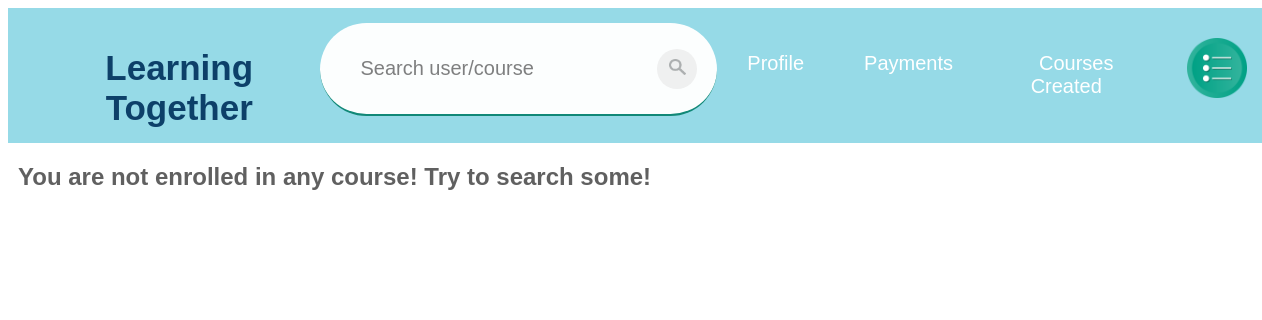
The page /coursesEnrolled (signed in) on the database as committed earlier.
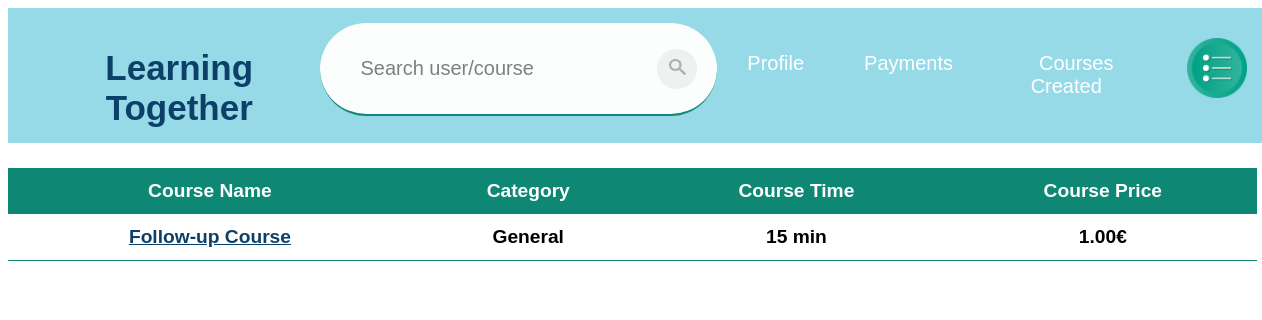
The same page on the database as committed later.
### app/models.py (models this page shows, shortened)
class CoursesEnrolled(models.Model):
    privateId = models.ForeignKey(Private, on_delete=models.CASCADE)
    courseId = models.ForeignKey(Course, on_delete=models.CASCADE)
    paymentMethod = models.ForeignKey(PaymentDetails, on_delete=models.PROTECT, null=True)

class Course(models.Model):
    categoryId = models.ForeignKey(Category, on_delete=models.PROTECT)
    name = models.CharField(max_length=100)
    averageMasterTime = models.SmallIntegerField()
    price = models.DecimalField(max_digits=6, decimal_places=2)
    description = models.CharField(max_length=200, blank=True)
    link = models.CharField(max_length=200, default="")

class Category(models.Model):
    category = models.CharField(max_length=50)

### app/views.py (the view)
# urls.py: path('coursesEnrolled',views.coursesEnrolled,name="coursesEnrolled"),
def coursesEnrolled(request):
    if request.user.is_authenticated:
        profile = models.Profile.objects.filter(userId__exact=request.user.id)
        private = models.Private.objects.filter(profileId__exact=profile[0].id)
        coursesEnrolled = models.CoursesEnrolled.objects.filter(
            privateId__exact=private[0].id)
        return render(request, "app/coursesEnrolled.html", {'coursesEnrolled': coursesEnrolled, 'thisUser': True, 'userId': request.user.id, 'showOptions': True})
    return redirect('home')

### templates/app/coursesEnrolled.html (shortened to what this page needs)
{% extends 'app/base.html' %}
{% block content %}
{% include 'app/navBar.html' with thisUser=thisUser userId=userId showOptions=showOptions %}
{% if not coursesEnrolled %}
    <h2 style="color:rgba(0, 0, 0, 0.623); margin-left: 10px;" >You are not enrolled in any course! Try to search some!</h2>
{% else %}
    <table class="table">
        <thead>
            <th>Course Name</th>
            <th>Category</th>
            <th>Course Time</th>
            <th>Course Price</th>
        </thead>
        {% for courseEnrolled in coursesEnrolled %}
        <tbody>
            <th><a class="pretty" href="../course/{{ courseEnrolled.courseId.id }}">{{ courseEnrolled.courseId.name }}</a></th>
            <th>{{ courseEnrolled.courseId.categoryId.category }}</th>
            <th>{{ courseEnrolled.courseId.averageMasterTime }} min</th>
            <th>{{ courseEnrolled.courseId.price }}€</th>
        </tbody>
        {% endfor %}
    </table>
{% endif %}
{% endblock %}

Rows that differ between the two databases and show on the page:
added CoursesEnrolled: courseId.name "Follow-up Course", courseId.categoryId.category "General", courseId.averageMasterTime "15", courseId.price "1.00"
Other text that changed with them:
text no longer shown: "You are not enrolled in any course! Try to search some!"
text now shown: "Course Name Category Course Time Course Price"
